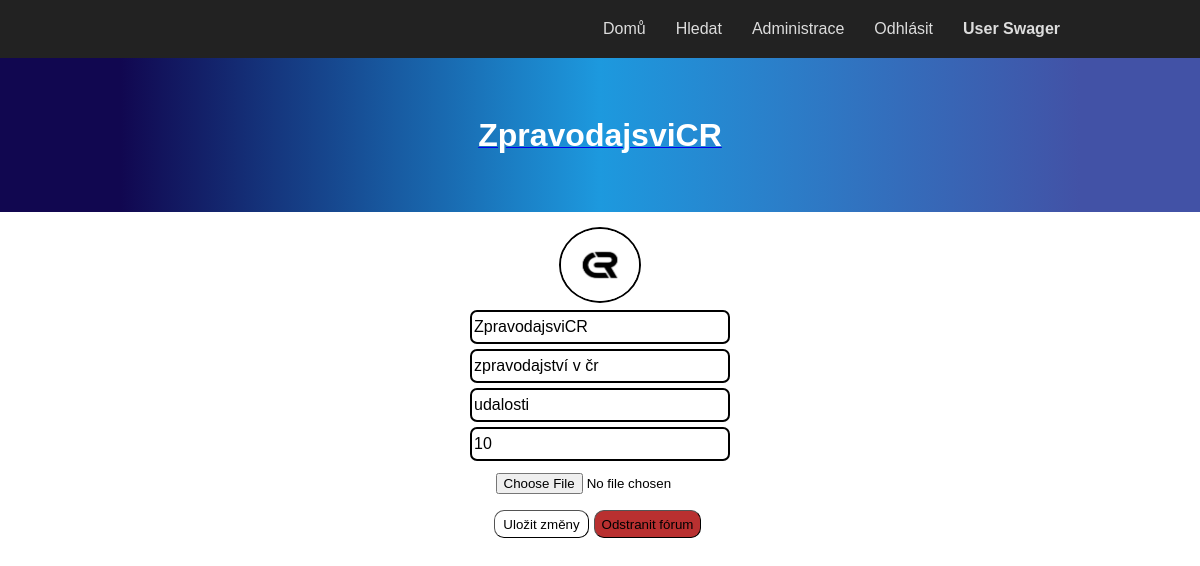
The page /forumadmin.php?id=7 (signed in) on the database its author committed.
### tables this page shows
CREATE TABLE `forums` (
  `id` int NOT NULL AUTO_INCREMENT,
  `name` varchar(60) NOT NULL,
  `description` tinytext NOT NULL,
  `theme` varchar(50) NOT NULL,
  `icon` tinytext NOT NULL,
  `owner` int NOT NULL,
  PRIMARY KEY (`id`),
  KEY `owner` (`owner`),
  CONSTRAINT `forums_ibfk_4` FOREIGN KEY (`owner`) REFERENCES `users` (`id`) ON DELETE CASCADE ON UPDATE CASCADE
);

### forumadmin.php (the view, shortened to what this page needs)
<?php
require ("functions.php");
require ("authorizeAdmin.php");
require ("header.php");
?>
<link rel="stylesheet" href="styles/style.css">
</head>
<body id="iu9df2">
    <form action="editadmin.php?type=forum&id=<?php echo $_GET["id"]; ?>" method="post" enctype="multipart/form-data"
        id="editprofileform">
        <?php
        $query = "SELECT * FROM forums WHERE id = ?";
        try {
            $q = $db->prepare($query);
            $q->execute(array($_GET["id"]));
            if ($q->rowCount() > 0) {
                $row = $q->fetch(PDO::FETCH_ASSOC);
                $name = $row["name"];
                $description = $row["description"];
                $theme = $row["theme"];
                $owner = $row["owner"];
                $icon = $row["icon"];
            } else
                go("admin.php");
        } catch (PDOException $e) {
            echo $e->getMessage();
        }
        ?>
        <div class="gjs-grid-row" id="ioxmgv">
            <div class="gjs-grid-column" id="ir7w3v">
                <a href="forum.php?id=<?php echo $_GET["id"] ?>">
                    <h1 class="gjs-heading" id="i3nl46">
                        <?php echo $name; ?>
                    </h1>
                </a>
            </div>
        </div>
        <section class="gjs-section" id="i9hffg">
            <div class="gjs-container" id="imwpo8">
                <div class="gjs-grid-row" id="i8q5vy">
                    <div class="gjs-grid-column" id="iccsav">
                        <img src="<?php echo $icon; ?>" id="il66yv" /><input type="text" name="nazev" value="<?php echo $name; ?>"
                            placeholder="Název" id="ib6ele" /><input type="text" name="Popis" value="<?php echo $description; ?>" placeholder="Popis"
                            id="i2fdst" /><input type="text" name="theme" value="<?php echo $theme; ?>" placeholder="Téma" id="ihphnu" /><input
                            type="number" name="majitel" placeholder="Majitel" value="<?php echo $owner; ?>" id="ipeerl" />
                            <input type="file"
                            name="file" id="ih6mxo" />
                        <div class="gjs-grid-row" id="i9xblz">
                            <div class="gjs-grid-column" id="i2x10a"><input type="submit" id="ibx8hg" value="Uložit změny"></div>
                            <div class="gjs-grid-column" id="izmjfn"><input type="button" id="inslz9" value="Odstranit fórum" onclick="confirmDelete()"></div>
                        </div>
                    </div>
                </div>
            </div>
        </section>
    </form>
</body>

### styles/style.css (style rules this page uses)
* { box-sizing: border-box; }
body { margin: 0; }
.gjs-grid-column { flex: 1 1 0%; padding: 5px 0; }
.gjs-grid-row { display: flex; justify-content: flex-start; align-items: stretch; flex-direction: row; min-height: auto; padding: 10px 0; }
.gjs-container { width: 90%; margin: 0 auto; max-width: 1200px; }
.gjs-section { display: flex; padding: 50px 0; }
.gjs-heading { margin: 0; }

### rows shown on the page
forums: name "ZpravodajsviCR", icon (picture), nazev "ZpravodajsviCR", Popis "zpravodajství v čr", theme "udalosti", majitel "10"

### other values the page prints
$text "Domů"
$text "Hledat"
$text "Administrace"
$text "Odhlásit"
$_SESSION["loguser"]["username"] "User Swager"
